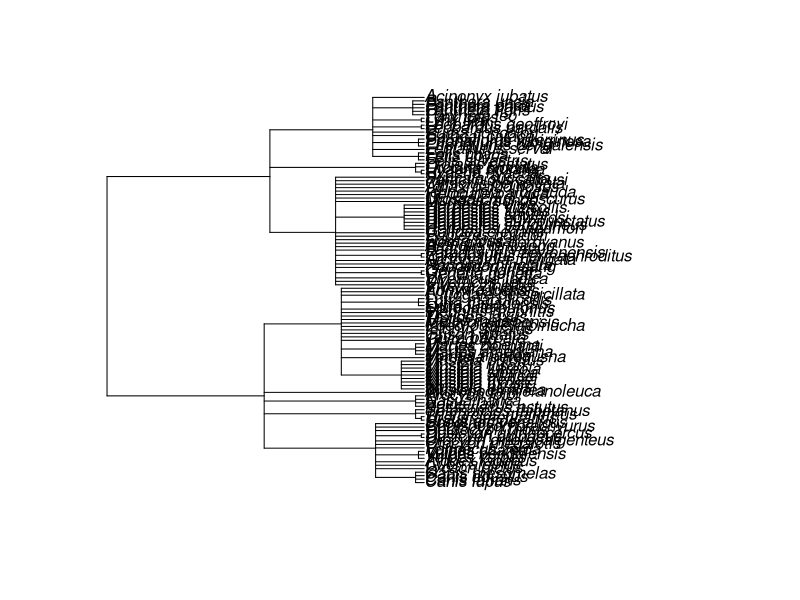

This figure's R source:
library(ape)


### Name: as.phylo.formula
### Title: Conversion from Taxonomy Variables to Phylogenetic Trees
### Aliases: as.phylo.formula
### Keywords: manip

### ** Examples

data(carnivora)
frm <- ~SuperFamily/Family/Genus/Species
tr <- as.phylo(frm, data = carnivora)
plot(tr)
Nnode(tr)
## compare with:
Nnode(as.phylo(frm, data = carnivora, collapse = FALSE))
